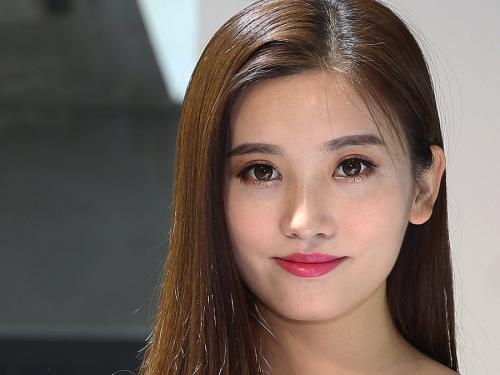
#> input picture temp/cv/pic/u=4092968696,3456418604&fm=27&gp=0.jpg, 500 x 375 px
$ python -i load_meta_cnn.py   (imports and definitions only)
#> lines starting #> are read from the running program, lines starting #| are printed output that depends on the picture
import os
import tensorflow as tf
import cv2
import numpy as np
import csv
import tqdm

data_folder_name = '..\\temp'
data_path_name = 'cv'
pic_path_name = 'pic'
cv_path_name = 'fer2013'
csv_file_name = 'fer2013.csv'
ckpt_name = 'cnn_emotion_classifier.ckpt'
model_path_name = 'cnn_inuse'
casc_name = 'haarcascade_frontalface_alt.xml'
cv_path = os.path.join(data_folder_name, data_path_name, cv_path_name)
csv_path = os.path.join(cv_path, csv_file_name)
ckpt_path = os.path.join(data_folder_name, data_path_name, model_path_name, ckpt_name)
casc_path = os.path.join(data_folder_name, data_path_name, casc_name)
pic_path = os.path.join(data_folder_name, data_path_name, pic_path_name)

channel = 1
default_height = 48
default_width = 48
confusion_matrix = False
use_advanced_method = True
emotion_labels = ['angry', 'disgust:', 'fear', 'happy', 'sad', 'surprise', 'neutral']
num_class = len(emotion_labels)


# config=tf.ConfigProto(log_device_placement=True)
# [1 line that did not run here, left out]

# [1 line that did not run here, left out]
# [1 line not run here, left out]
# [1 line that did not run here, left out]
# [1 line that did not run here, left out]
# [1 line not run here, left out]
# [1 line that did not run here, left out]
# [1 line that did not run here, left out]
# [1 line that did not run here, left out]


def advance_image(images_):
    rsz_img = []
    rsz_imgs = []
    for image_ in images_:
        rsz_img.append(image_)
    rsz_imgs.append(np.array(rsz_img))
    rsz_img = []
    for image_ in images_:
        rsz_img.append(np.reshape(cv2.resize(image_[2:45, :], (default_height, default_width)),
                                  [default_height, default_width, channel]))
    rsz_imgs.append(np.array(rsz_img))
    rsz_img = []
    for image_ in images_:
        rsz_img.append(np.reshape(cv2.resize(cv2.flip(image_, 1), (default_height, default_width)),
                                  [default_height, default_width, channel]))
    rsz_imgs.append(np.array(rsz_img))
    return rsz_imgs


def produce_result(images_):
    images_ = np.multiply(np.array(images_), 1. / 255)
    if use_advanced_method:
        rsz_imgs = advance_image(images_)
    else:
        rsz_imgs = [images_]
    pred_logits_ = []
    for rsz_img in rsz_imgs:
        pred_logits_.append(sess.run(tf.nn.softmax(logits), {x_input: rsz_img, dropout: 1.0}))
    return np.sum(pred_logits_, axis=0)


def produce_results(images_):
    results = []
    pred_logits_ = produce_result(images_)
    pred_logits_list_ = np.array(np.reshape(np.argmax(pred_logits_, axis=1), [-1])).tolist()
    for num in range(num_class):
        results.append(pred_logits_list_.count(num))
    result_decimals = np.around(np.array(results) / len(images_), decimals=3)
    return results, result_decimals


def produce_confusion_matrix(images_list_, total_num_):
    total = []
    total_decimals = []
    for ii, images_ in enumerate(images_list_):
        results, result_decimals = produce_results(images_)
        total.append(results)
        total_decimals.append(result_decimals)
        print(results, ii, ":", result_decimals[ii])
        print(result_decimals)
    sum = 0
    for i_ in range(num_class):
        sum += total[i_][i_]
    print('acc: {:.3f} %'.format(sum * 100. / total_num_))
    print('Using ', ckpt_name)


def predict_emotion(image_):
    image_ = cv2.resize(image_, (default_height, default_width))
    image_ = np.reshape(image_, [-1, default_height, default_width, channel])
    return produce_result(image_)[0]


def face_detect(image_path, casc_path_=casc_path):
    if os.path.isfile(casc_path_):
        face_casccade_ = cv2.CascadeClassifier(casc_path_)
        img_ = cv2.imread(image_path)
        img_gray_ = cv2.cvtColor(img_, cv2.COLOR_BGR2GRAY)
        # face detection
        faces = face_casccade_.detectMultiScale(
            img_gray_,
            scaleFactor=1.1,
            minNeighbors=1,
            minSize=(30, 30),
        )
        return faces, img_gray_, img_
    else:
        print("There is no {} in {}".format(casc_name, casc_path_))


# [62 lines not run here, left out]

>>> import cv2
>>> picture = cv2.imread('../temp/cv/pic/u=4092968696,3456418604&fm=27&gp=0.jpg', cv2.IMREAD_GRAYSCALE)
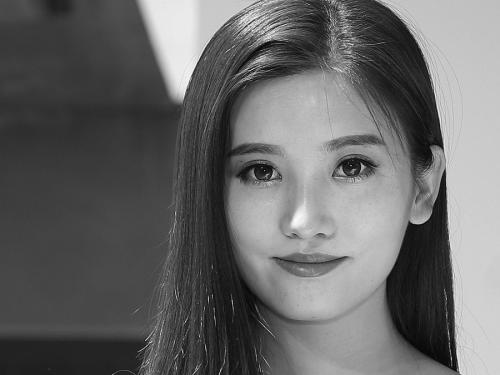
#> picture: shape (375, 500); min 0, max 251, mean 103.6
>>> result = predict_emotion(picture)
#> in predict_emotion, `image_ = cv2.resize(image_, (default_height, default_width))`:
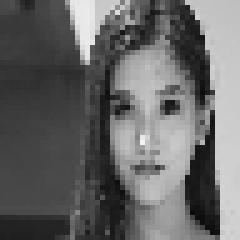
#> image_: shape (48, 48) (shown 5 times larger); min 13, max 243, mean 103
#> the loop in advance_image, `for image_ in images_:` made 1 pass
#> after the loop in advance_image, `for image_ in images_:`: rsz_img = 1 item
#> in produce_result, `rsz_imgs = advance_image(images_)`: rsz_imgs = 3 items
#> the loop in produce_result, `for rsz_img in rsz_imgs:` made 1 pass
#> after the loop in produce_result, `for rsz_img in rsz_imgs:`: pred_logits_ = []
#> (the run stopped early here; a loop or call above may not have finished)
